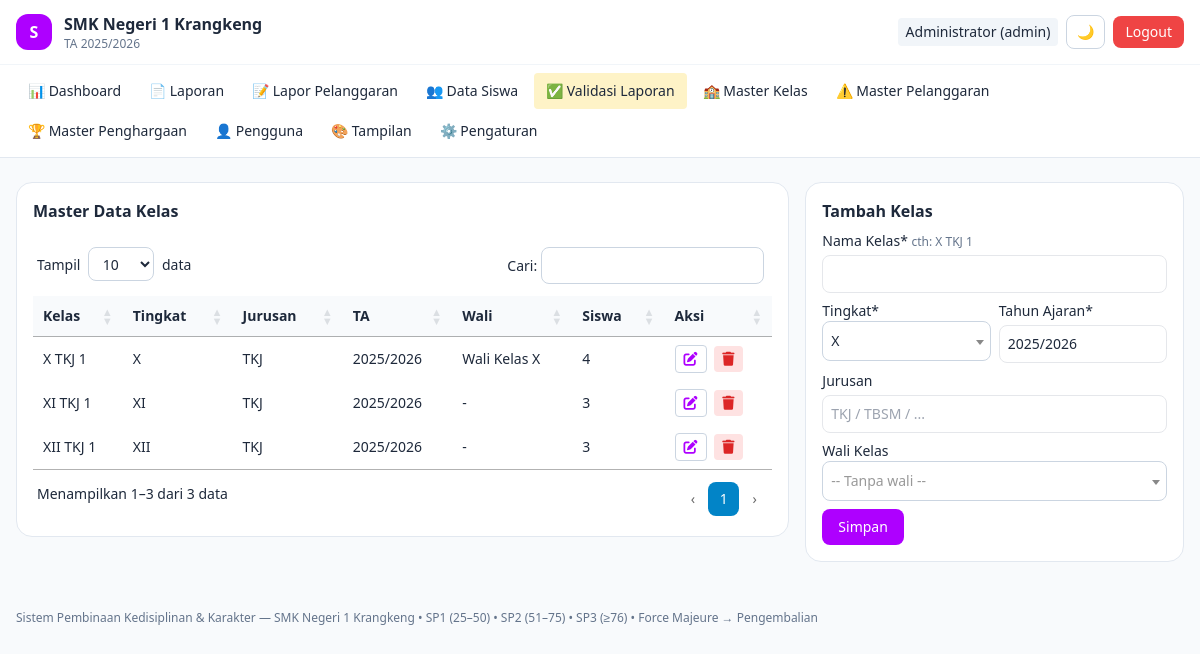
The app's page /master-kelas (signed in) with its own data.
### tables this page shows
CREATE TABLE `pengaturan_sekolah` (
  `id` int NOT NULL AUTO_INCREMENT,
  `nama_sekolah` varchar(150) NOT NULL DEFAULT 'SMK Negeri 1 Krangkeng',
  `alamat` text,
  `telepon` varchar(30) DEFAULT NULL,
  `email` varchar(100) DEFAULT NULL,
  `tahun_ajaran_aktif` varchar(20) NOT NULL DEFAULT '2025/2026',
  `semester_aktif` enum('Ganjil','Genap') NOT NULL DEFAULT 'Ganjil',
  `logo_path` varchar(255) DEFAULT NULL COMMENT 'path relatif ex: uploads/logo/logo-171xxx.png',
  `kepala_sekolah_nama` varchar(100) DEFAULT NULL,
  `kepala_sekolah_nip` varchar(30) DEFAULT NULL,
  `created_at` timestamp NULL DEFAULT CURRENT_TIMESTAMP,
  `updated_at` timestamp NULL DEFAULT CURRENT_TIMESTAMP ON UPDATE CURRENT_TIMESTAMP,
  PRIMARY KEY (`id`)
);

CREATE TABLE `kelas` (
  `id` int NOT NULL AUTO_INCREMENT,
  `nama_kelas` varchar(50) NOT NULL,
  `tingkat` enum('X','XI','XII') NOT NULL,
  `jurusan` varchar(50) DEFAULT NULL,
  `tahun_ajaran` varchar(20) NOT NULL,
  `wali_kelas_id` int DEFAULT NULL,
  PRIMARY KEY (`id`),
  KEY `fk_kelas_wali` (`wali_kelas_id`),
  CONSTRAINT `fk_kelas_wali` FOREIGN KEY (`wali_kelas_id`) REFERENCES `users` (`id`) ON DELETE SET NULL
);

CREATE TABLE `users` (
  `id` int NOT NULL AUTO_INCREMENT,
  `nama` varchar(100) NOT NULL,
  `username` varchar(50) NOT NULL,
  `password_hash` varchar(255) NOT NULL,
  `role` enum('admin','kepsek','wakasek','wali_kelas','osis') NOT NULL,
  `is_active` tinyint(1) NOT NULL DEFAULT '1',
  `created_at` timestamp NULL DEFAULT CURRENT_TIMESTAMP,
  PRIMARY KEY (`id`),
  UNIQUE KEY `username` (`username`)
);

### app/Views/master/kelas.php (the view, shortened to what the rows shown need)
<div class="grid lg:grid-cols-3 gap-4">
<div class="lg:col-span-2 rounded-2xl bg-white dark:bg-slate-900 border border-slate-200 dark:border-slate-800 overflow-hidden h-fit">
  <div class="table-scroll">
  <table class="w-full text-sm">
    <thead class="bg-slate-50 dark:bg-slate-800/60 text-left"><tr><th class="p-2">Kelas</th><th class="p-2">Tingkat</th><th class="p-2">Jurusan</th><th class="p-2">TA</th><th class="p-2">Wali</th><th class="p-2">Siswa</th><th class="p-2">Aksi</th></tr></thead>
    <tbody>
    <?php foreach ($rows as $r): ?>
      <tr class="border-t border-slate-100 dark:border-slate-800">
        <td class="p-2 font-medium"><?= htmlspecialchars($r['nama_kelas']) ?></td>
        <td class="p-2"><?= htmlspecialchars($r['tingkat']) ?></td>
        <td class="p-2"><?= htmlspecialchars($r['jurusan'] ?? '-') ?></td>
        <td class="p-2"><?= htmlspecialchars($r['tahun_ajaran']) ?></td>
        <td class="p-2"><?= htmlspecialchars($r['wali_nama'] ?? '-') ?></td>
        <td class="p-2"><?= (int)$r['jml_siswa'] ?></td>
        <td class="p-2 whitespace-nowrap">
          <button onclick='editRow(<?= json_encode($r, JSON_HEX_APOS|JSON_HEX_QUOT) ?>)' title="Edit kelas" data-tip="Edit" class="tip px-2 py-1.5 rounded border border-slate-300 dark:border-slate-700 text-sky-600"><i class="fa-solid fa-pen-to-square"></i></button>
          <a href="/master-kelas-hapus?id=<?= (int)$r['id'] ?>" onclick="return confirm('Hapus kelas? Siswa di dalamnya jadi tanpa kelas.')" title="Hapus kelas" data-tip="Hapus" class="tip px-2 py-1.5 rounded bg-red-100 text-red-600 dark:bg-red-950 ml-1"><i class="fa-solid fa-trash"></i></a>
        </td>
      </tr>
    <?php endforeach; ?>
    </tbody>
  </table>
  </div>
</div>
<div class="rounded-2xl p-4 bg-white dark:bg-slate-900 border border-slate-200 dark:border-slate-800 h-fit">
  <h2 class="font-semibold mb-2" id="formTitle">Tambah Kelas</h2>
</div>
</div>

### app/Views/layouts/header.php (shortened to what the rows shown need)
<!DOCTYPE html>
<html lang="id" class="">
<head>
<script src="https://cdn.tailwindcss.com"></script>
<link href="https://cdn.jsdelivr.net/npm/select2@4.1.0-rc.0/dist/css/select2.min.css" rel="stylesheet" />
<link href="https://cdnjs.cloudflare.com/ajax/libs/font-awesome/6.5.2/css/all.min.css" rel="stylesheet" />
<link href="https://cdn.datatables.net/1.13.8/css/jquery.dataTables.min.css" rel="stylesheet" />
<link href="/assets/css/custom.css?v=3" rel="stylesheet" />
</head>
<body class="bg-slate-50 dark:bg-slate-950 text-slate-800 dark:text-slate-100 min-h-screen text-[15px] sm:text-base">
<nav class="sticky top-0 z-20 backdrop-blur bg-white/90 dark:bg-slate-900/90 border-b border-slate-200 dark:border-slate-800">
  <div class="max-w-7xl mx-auto px-3 sm:px-4 py-2.5 sm:py-3 flex items-center gap-2 sm:gap-3">
    <div class="font-semibold text-sm sm:text-base leading-tight min-w-0">
      <span class="block truncate"><?= htmlspecialchars($setting['nama_sekolah'] ?? 'SMK Negeri 1 Krangkeng') ?></span>
      <span class="block text-[11px] sm:text-xs font-normal text-slate-500">TA <?= htmlspecialchars($setting['tahun_ajaran_aktif'] ?? '') ?></span>
    </div>
  </div>
  <div id="navMenu" class="hidden md:block border-t border-slate-100 dark:border-slate-800/60">
  </div>
</nav>
<main class="max-w-7xl mx-auto px-3 sm:px-4 py-4 sm:py-6">

### app/Views/layouts/footer.php (shortened to what the rows shown need)
</main>
<footer class="max-w-7xl mx-auto px-4 py-6 text-xs text-slate-500 dark:text-slate-400">
  Sistem Pembinaan Kedisiplinan & Karakter — <?= htmlspecialchars($setting['nama_sekolah'] ?? '') ?> • SP1 (25–50) • SP2 (51–75) • SP3 (≥76) • Force Majeure → Pengembalian
</footer>
</body>
</html>

### records on screen
pengaturan_sekolah: nama_sekolah "SMK Negeri 1 Krangkeng", tahun_ajaran_aktif "2025/2026"
kelas: nama_kelas "X TKJ 1", tingkat "X", jurusan "TKJ", tahun_ajaran "2025/2026", wali_kelas.nama "Wali Kelas X", jml_siswa "4"
kelas: nama_kelas "XI TKJ 1", tingkat "XI", jurusan "TKJ", tahun_ajaran "2025/2026", wali_nama "-", jml_siswa "3"
kelas: nama_kelas "XII TKJ 1", tingkat "XII", jurusan "TKJ", tahun_ajaran "2025/2026", wali_nama "-", jml_siswa "3"

### other values on screen
$user['nama'] "Administrator"
$user['role'] "admin"
